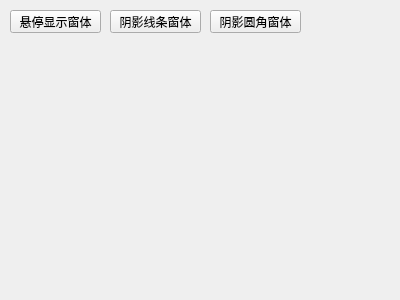
<?xml version="1.0" encoding="UTF-8"?>
<ui version="4.0">
 <class>HYsaSpecialWidget</class>
 <widget class="QWidget" name="HYsaSpecialWidget">
  <property name="geometry">
   <rect>
    <x>0</x>
    <y>0</y>
    <width>400</width>
    <height>300</height>
   </rect>
  </property>
  <property name="windowTitle">
   <string>Form</string>
  </property>
  <widget class="QPushButton" name="pushButton_1">
   <property name="geometry">
    <rect>
     <x>10</x>
     <y>10</y>
     <width>91</width>
     <height>23</height>
    </rect>
   </property>
   <property name="text">
    <string>悬停显示窗体</string>
   </property>
  </widget>
  <widget class="QPushButton" name="pushButton_2">
   <property name="geometry">
    <rect>
     <x>110</x>
     <y>10</y>
     <width>91</width>
     <height>23</height>
    </rect>
   </property>
   <property name="text">
    <string>阴影线条窗体</string>
   </property>
  </widget>
  <widget class="QPushButton" name="pushButton_3">
   <property name="geometry">
    <rect>
     <x>210</x>
     <y>10</y>
     <width>91</width>
     <height>23</height>
    </rect>
   </property>
   <property name="text">
    <string>阴影圆角窗体</string>
   </property>
  </widget>
 </widget>
 <resources/>
 <connections/>
</ui>
